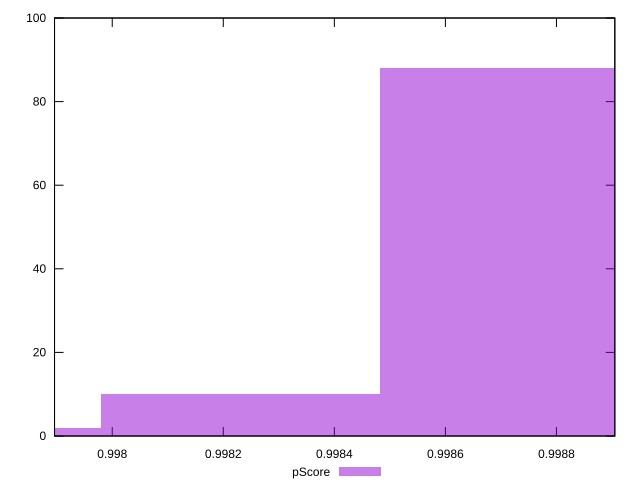

This chart was generated by the following gnuplot code:
reset

$pScore <<EOF
0.9982312231475688 10
0.9987343638850424 88
0.9977280824100953 2
EOF

set key outside below
set boxwidth 0.000503140737473573
set xrange [0.997896075077674:0.9989051482127635]
set yrange [0:100]
set trange [0:100]
set style fill transparent solid 0.5 noborder
set terminal svg size 640, 490 enhanced background rgb 'white'
set output "report_00012_2021-02-09T11:01:39.952Z/speed-index/samples/pages+cached+noadtech+nomedia+nocss/pScore/histogram.svg"

plot $pScore title "pScore" with boxes

reset
